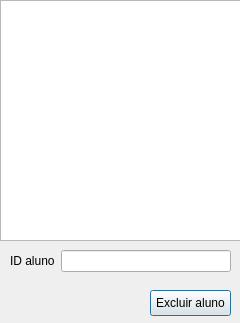
<?xml version="1.0" encoding="UTF-8"?>
<ui version="4.0">
 <class>Dialog</class>
 <widget class="QDialog" name="Dialog">
  <property name="geometry">
   <rect>
    <x>0</x>
    <y>0</y>
    <width>240</width>
    <height>323</height>
   </rect>
  </property>
  <property name="windowTitle">
   <string>Dialog</string>
  </property>
  <widget class="QWidget" name="formLayoutWidget">
   <property name="geometry">
    <rect>
     <x>10</x>
     <y>250</y>
     <width>221</width>
     <height>34</height>
    </rect>
   </property>
   <layout class="QFormLayout" name="formLayout">
    <item row="1" column="0">
     <widget class="QLabel" name="label">
      <property name="text">
       <string>ID aluno</string>
      </property>
     </widget>
    </item>
    <item row="1" column="1">
     <widget class="QLineEdit" name="userId"/>
    </item>
   </layout>
  </widget>
  <widget class="QPushButton" name="deleteUsertButton">
   <property name="geometry">
    <rect>
     <x>150</x>
     <y>290</y>
     <width>81</width>
     <height>26</height>
    </rect>
   </property>
   <property name="text">
    <string>Excluir aluno</string>
   </property>
  </widget>
  <widget class="QTableView" name="userList">
   <property name="geometry">
    <rect>
     <x>0</x>
     <y>0</y>
     <width>241</width>
     <height>241</height>
    </rect>
   </property>
  </widget>
 </widget>
 <resources/>
 <connections/>
</ui>
